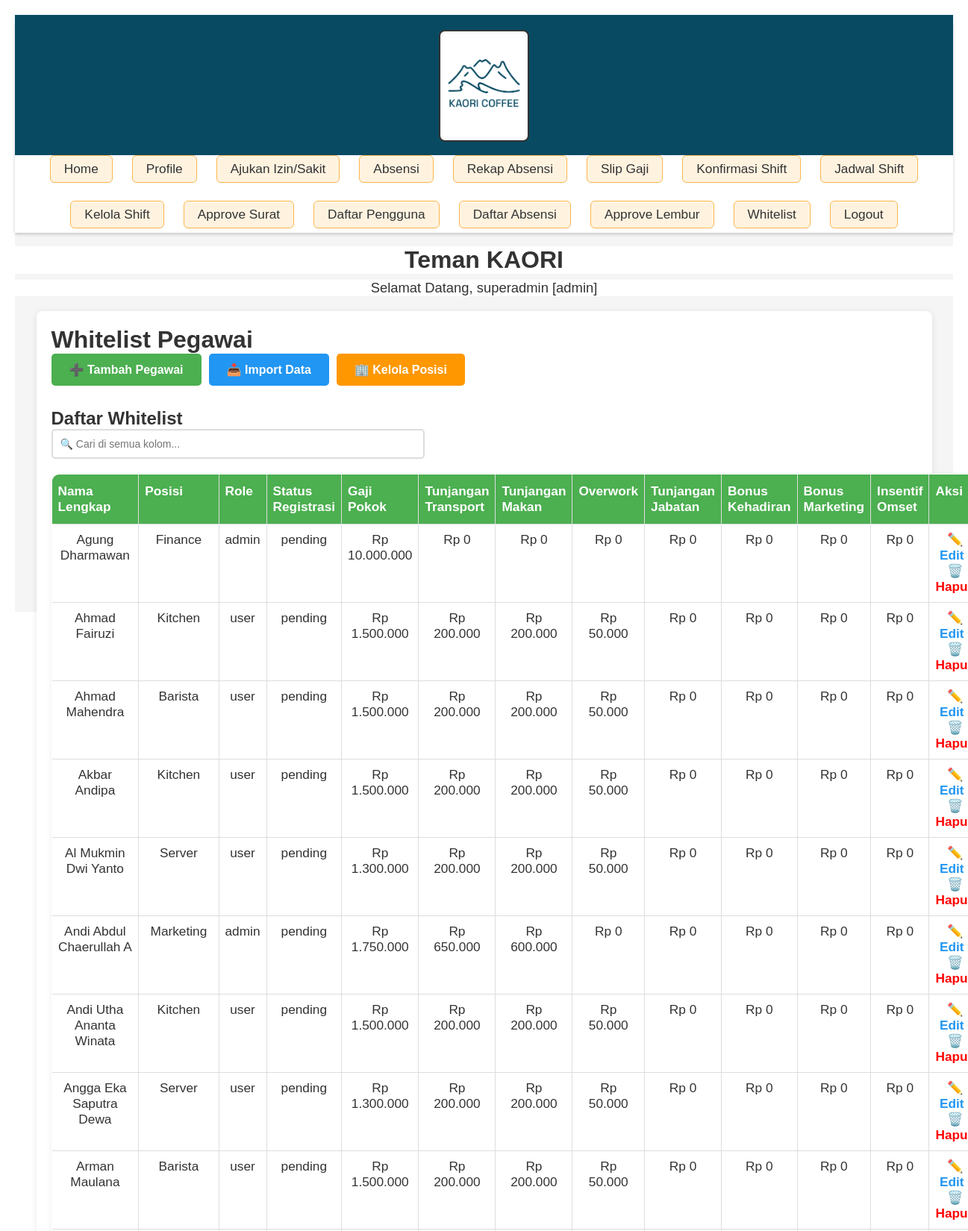
Screenshot of /whitelist.php (signed in, upper part) with the database file from the repository.
### tables this page shows
CREATE TABLE `pegawai_whitelist` (
  `id` int(11) NOT NULL AUTO_INCREMENT,
  `nama_lengkap` varchar(255) NOT NULL,
  `posisi` varchar(100) DEFAULT NULL,
  `id_cabang` int(11) DEFAULT NULL,
  `status_registrasi` enum('pending','terdaftar') NOT NULL DEFAULT 'pending',
  `tanggal_ditambahkan` timestamp NOT NULL DEFAULT current_timestamp(),
  `role` varchar(20) DEFAULT 'user',
  `gaji_pokok` decimal(15,2) DEFAULT 0.00,
  `tunjangan_transport` decimal(15,2) DEFAULT 0.00,
  `tunjangan_makan` decimal(15,2) DEFAULT 0.00,
  `overwork` decimal(15,2) DEFAULT 0.00,
  `tunjangan_jabatan` decimal(15,2) DEFAULT 0.00,
  `bonus_kehadiran` decimal(15,2) DEFAULT 0.00,
  `bonus_marketing` decimal(15,2) DEFAULT 0.00,
  `insentif_omset` decimal(15,2) DEFAULT 0.00,
  PRIMARY KEY (`id`),
  UNIQUE KEY `nama_lengkap` (`nama_lengkap`),
  UNIQUE KEY `unique_pegawai` (`nama_lengkap`,`posisi`),
  KEY `idx_cabang` (`id_cabang`),
  CONSTRAINT `fk_whitelist_cabang` FOREIGN KEY (`id_cabang`) REFERENCES `cabang` (`id`) ON DELETE SET NULL
);

### whitelist.php (the view, shortened to what this page needs)
<?php
include 'connect.php';
$data = $pdo->query("
    SELECT
        pw.nama_lengkap,
        pw.posisi,
        pw.role,
        pw.status_registrasi,
        kg.jabatan,
        COALESCE(kg.gaji_pokok, pw.gaji_pokok) as gaji_pokok,
        COALESCE(kg.tunjangan_transport, pw.tunjangan_transport) as tunjangan_transport,
        COALESCE(kg.tunjangan_makan, pw.tunjangan_makan) as tunjangan_makan,
        COALESCE(kg.overwork, pw.overwork) as overwork,
        COALESCE(kg.tunjangan_jabatan, pw.tunjangan_jabatan) as tunjangan_jabatan,
        COALESCE(kg.bonus_kehadiran, pw.bonus_kehadiran) as bonus_kehadiran,
        COALESCE(kg.bonus_marketing, pw.bonus_marketing) as bonus_marketing,
        COALESCE(kg.insentif_omset, pw.insentif_omset) as insentif_omset,
        r.id as register_id
    FROM pegawai_whitelist pw
    LEFT JOIN register r ON pw.nama_lengkap = r.nama_lengkap
    LEFT JOIN komponen_gaji kg ON r.id = kg.register_id
    ORDER BY pw.nama_lengkap ASC
")->fetchAll(PDO::FETCH_ASSOC);
function formatRupiah($angka) {
    if ($angka == 0) {
        return 'Rp 0';
    }
    return 'Rp ' . number_format($angka, 0, ',', '.');
}
?>
<!DOCTYPE html>
<html>
<head>
    <link rel="stylesheet" href="style.css">
</head>
<body>
<div class="headercontainer">
    <?php include 'navbar.php'; ?>
</div>
<div class="main-title">Teman KAORI</div>
<div class="subtitle-container">
    <p class="subtitle">Selamat Datang, <?= htmlspecialchars($_SESSION['nama_lengkap'] ?? $_SESSION['username']); ?> [<?= htmlspecialchars($_SESSION['role']); ?>]</p>
</div>
<div class="container">
    <h1>Whitelist Pegawai</h1>
    <div style="display: flex; gap: 10px; margin-bottom: 30px; flex-wrap: wrap;">
        <a href="tambah_pegawai.php" style="display:inline-block; padding:12px 24px; background-color:#4CAF50; color:white; text-decoration:none; border-radius:5px; font-weight:bold;">
            ➕ Tambah Pegawai
        </a>
        <a href="import_whitelist.php" style="display:inline-block; padding:12px 24px; background-color:#2196F3; color:white; text-decoration:none; border-radius:5px; font-weight:bold;">
            📥 Import Data
        </a>
        <a href="posisi_jabatan.php" style="display:inline-block; padding:12px 24px; background-color:#FF9800; color:white; text-decoration:none; border-radius:5px; font-weight:bold;">
            🏢 Kelola Posisi
        </a>
    </div>
    <h2>Daftar Whitelist</h2>
    <div style="margin-bottom: 15px;">
        <input type="text" id="searchInput" placeholder="🔍 Cari di semua kolom..."
               style="width: 100%; max-width: 500px; padding: 10px; font-size: 14px; border: 2px solid #ddd; border-radius: 5px;">
    </div>
    <table border="1" cellpadding="6" cellspacing="0" id="whitelistTable">
        <thead>
            <tr>
                <th>Nama Lengkap</th>
                <th>Posisi</th>
                <th>Role</th>
                <th>Status Registrasi</th>
                <th>Gaji Pokok</th>
                <th>Tunjangan Transport</th>
                <th>Tunjangan Makan</th>
                <th>Overwork</th>
                <th>Tunjangan Jabatan</th>
                <th>Bonus Kehadiran</th>
                <th>Bonus Marketing</th>
                <th>Insentif Omset</th>
                <th>Aksi</th>
            </tr>
        </thead>
        <tbody>
        <?php foreach ($data as $row): ?>
        <tr class="data-row">
            <td><?= htmlspecialchars($row['nama_lengkap']) ?></td>
            <td><?= htmlspecialchars($row['posisi']) ?></td>
            <td><?= htmlspecialchars($row['role'] ?? 'user') ?></td>
            <td><?= htmlspecialchars($row['status_registrasi']) ?></td>
            <td><?= formatRupiah($row['gaji_pokok']) ?></td>
            <td><?= formatRupiah($row['tunjangan_transport']) ?></td>
            <td><?= formatRupiah($row['tunjangan_makan']) ?></td>
            <td><?= formatRupiah($row['overwork']) ?></td>
            <td><?= formatRupiah($row['tunjangan_jabatan']) ?></td>
            <td><?= formatRupiah($row['bonus_kehadiran']) ?></td>
            <td><?= formatRupiah($row['bonus_marketing']) ?></td>
            <td><?= formatRupiah($row['insentif_omset']) ?></td>
            <td>
                <a href="edit_pegawai.php?nama=<?=urlencode($row['nama_lengkap'])?>"
                   style="color:#2196F3; text-decoration:none; font-weight:bold;">✏️ Edit</a> |
                <a href="whitelist.php?hapus_nama=<?=urlencode($row['nama_lengkap'])?>&csrf=<?=$_SESSION['csrf_token']?>"
                   onclick="return confirm('Yakin hapus pegawai <?=htmlspecialchars($row['nama_lengkap'])?>?\n\nData yang akan dihapus:\n- Data whitelist\n- Akun user (jika sudah terdaftar)\n- Komponen gaji\n- File foto dan tanda tangan');"
                   style="color:red; text-decoration:none; font-weight:bold;">🗑️ Hapus</a>
            </td>
        </tr>
        <?php endforeach; ?>
        </tbody>
    </table>
</div>
</body>
</html>

### style.css (style rules this page uses)
* { margin: 0; padding: 0; box-sizing: border-box; font-family: 'Poppins', sans-serif; background-color: #ffffff; accent-color: #084a62; color: #333333; scrollbar-width: thin; scrollbar-color: #084a62 transparent; }
.headercontainer { display: flex; flex-direction: column; align-items: center; justify-content: center; text-align: center; padding: 10px 0 0 0; background-color: #084a62; box-shadow: 0 2px 4px rgba(0, 0, 0, 0.1); }
.main-title { text-align: center; font-weight: bold; font-size: 2em; margin: 18px 0 8px 0; }
.subtitle-container { text-align: center; }
.subtitle { text-align: center; font-size: 1.15em; animation: blink 1.1s steps(2, start) infinite; -webkit-animation: blink 1.1s steps(2, start) infinite; }
.container { max-width: 1200px; margin: 20px auto; padding: 20px; background-color: #fff; border-radius: 8px; box-shadow: 0 2px 8px rgba(0, 0, 0, 0.1); }
table, .approval-table { width: 95%; margin: 24px auto 16px auto; border-collapse: collapse; background: #fff; border-radius: 10px; box-shadow: 0 2px 8px rgba(0,0,0,0.07); font-size: 1.08em; text-align: center; overflow: hidden; }
table th, table td, .approval-table th, .approval-table td { border: 1px solid #ddd; padding: 12px 10px; text-align: center; }
table th, .approval-table th { background-color: #f4f4f4; font-weight: 600; color: #333; }
html, body { height: 100%; min-height: 100vh; display: flex; flex-direction: column; }
body { flex: 1 0 auto; display: flex; flex-direction: column; }
.container, .content-container, main { flex: 1 0 auto; }
table { width: 100%; border-collapse: collapse; margin-top: 20px; }
th, td { border: 1px solid #ddd; padding: 8px 12px; text-align: left; }
th { background-color: #f4f4f4; }
tr:nth-child(even) { background-color: #f9f9f9; }
th, td { border: 1px solid #ddd; padding: 8px 12px; text-align: left; vertical-align: top; }
table { width: 100%; border-collapse: collapse; }
th, td { border: 1px solid #ddd; padding: 8px; text-align: left; }
body { font-family: 'Segoe UI', Tahoma, Geneva, Verdana, sans-serif; margin: 20px; background-color: #f5f5f5; }
th, td { border: 1px solid #ddd; padding: 12px; text-align: center; transition: background-color 0.3s; }
th { background-color: #2196f3; color: white; font-weight: bold; }

### whitelist.php (style rules this page uses)
#searchInput { width: 100%; max-width: 500px; padding: 10px 15px; font-size: 14px; border: 2px solid #ddd; border-radius: 5px; transition: border-color 0.3s; }
#whitelistTable { width: 100%; border-collapse: collapse; }
#whitelistTable th { background-color: #4CAF50; color: white; padding: 12px 8px; text-align: left; font-weight: bold; }
#whitelistTable td { padding: 10px 8px; border-bottom: 1px solid #ddd; }

### rows the page displays
pegawai_whitelist: nama_lengkap "Agung Dharmawan", posisi "Finance", role "admin", status_registrasi "pending", gaji_pokok "Rp 10.000.000", tunjangan_transport "Rp 0", tunjangan_makan "Rp 0", overwork "Rp 0", tunjangan_jabatan "Rp 0", bonus_kehadiran "Rp 0", bonus_marketing "Rp 0", insentif_omset "Rp 0"
pegawai_whitelist: nama_lengkap "Ahmad Fairuzi", posisi "Kitchen", role "user", status_registrasi "pending", gaji_pokok "Rp 1.500.000", tunjangan_transport "Rp 200.000", tunjangan_makan "Rp 200.000", overwork "Rp 50.000", tunjangan_jabatan "Rp 0", bonus_kehadiran "Rp 0", bonus_marketing "Rp 0", insentif_omset "Rp 0"
pegawai_whitelist: nama_lengkap "Ahmad Mahendra", posisi "Barista", role "user", status_registrasi "pending", gaji_pokok "Rp 1.500.000", tunjangan_transport "Rp 200.000", tunjangan_makan "Rp 200.000", overwork "Rp 50.000", tunjangan_jabatan "Rp 0", bonus_kehadiran "Rp 0", bonus_marketing "Rp 0", insentif_omset "Rp 0"
pegawai_whitelist: nama_lengkap "Akbar Andipa", posisi "Kitchen", role "user", status_registrasi "pending", gaji_pokok "Rp 1.500.000", tunjangan_transport "Rp 200.000", tunjangan_makan "Rp 200.000", overwork "Rp 50.000", tunjangan_jabatan "Rp 0", bonus_kehadiran "Rp 0", bonus_marketing "Rp 0", insentif_omset "Rp 0"
pegawai_whitelist: nama_lengkap "Al Mukmin Dwi Yanto", posisi "Server", role "user", status_registrasi "pending", gaji_pokok "Rp 1.300.000", tunjangan_transport "Rp 200.000", tunjangan_makan "Rp 200.000", overwork "Rp 50.000", tunjangan_jabatan "Rp 0", bonus_kehadiran "Rp 0", bonus_marketing "Rp 0", insentif_omset "Rp 0"
pegawai_whitelist: nama_lengkap "Andi Abdul Chaerullah A", posisi "Marketing", role "admin", status_registrasi "pending", gaji_pokok "Rp 1.750.000", tunjangan_transport "Rp 650.000", tunjangan_makan "Rp 600.000", overwork "Rp 0", tunjangan_jabatan "Rp 0", bonus_kehadiran "Rp 0", bonus_marketing "Rp 0", insentif_omset "Rp 0"
pegawai_whitelist: nama_lengkap "Andi Utha Ananta Winata", posisi "Kitchen", role "user", status_registrasi "pending", gaji_pokok "Rp 1.500.000", tunjangan_transport "Rp 200.000", tunjangan_makan "Rp 200.000", overwork "Rp 50.000", tunjangan_jabatan "Rp 0", bonus_kehadiran "Rp 0", bonus_marketing "Rp 0", insentif_omset "Rp 0"
pegawai_whitelist: nama_lengkap "Angga Eka Saputra Dewa", posisi "Server", role "user", status_registrasi "pending", gaji_pokok "Rp 1.300.000", tunjangan_transport "Rp 200.000", tunjangan_makan "Rp 200.000", overwork "Rp 50.000", tunjangan_jabatan "Rp 0", bonus_kehadiran "Rp 0", bonus_marketing "Rp 0", insentif_omset "Rp 0"
pegawai_whitelist: nama_lengkap "Arman Maulana", posisi "Barista", role "user", status_registrasi "pending", gaji_pokok "Rp 1.500.000", tunjangan_transport "Rp 200.000", tunjangan_makan "Rp 200.000", overwork "Rp 50.000", tunjangan_jabatan "Rp 0", bonus_kehadiran "Rp 0", bonus_marketing "Rp 0", insentif_omset "Rp 0"

### other values shown
$_SESSION['nama_lengkap'] "superadmin"
$_SESSION['role'] "admin"
